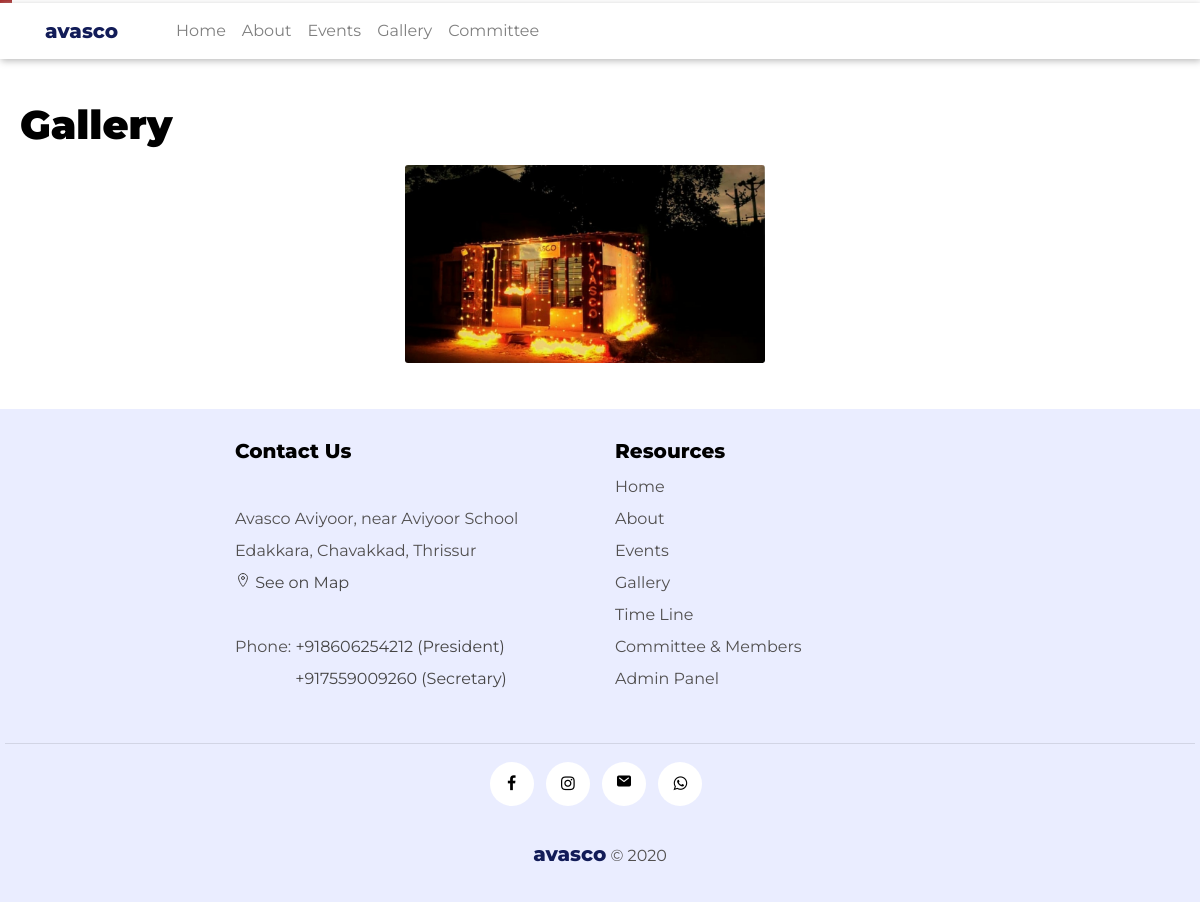
Page /gallery/ on the committed database.
### blog/models.py (models this page shows, shortened)
class Timeline(models.Model):
    title = models.CharField(max_length=100)
    year = models.IntegerField(default=2020)
    image = models.ImageField(upload_to = 'timeline_pics/', default='avasco.jpeg')
    content = models.TextField()

class Committee(models.Model):
    india_poster = models.ImageField(upload_to='committee_pics', null=True, blank=True)
    gcc_poster = models.ImageField(upload_to='committee_pics', null=True, blank=True)
    president = models.ForeignKey(Member,related_name="president", null=True,blank=True, on_delete= models.SET_NULL)
    secretary = models.ForeignKey(Member,related_name="secretary", null=True,blank=True, on_delete= models.SET_NULL)
    vice_president_1 = models.ForeignKey(Member,related_name="vice_president_1", null=True,blank=True, on_delete= models.SET_NULL)
    vice_president_2 = models.ForeignKey(Member,related_name="vice_president_2", null=True,blank=True, on_delete= models.SET_NULL)
    joint_secretary_1 = models.ForeignKey(Member,related_name="joint_secretary_1", null=True,blank=True, on_delete= models.SET_NULL)
    joint_secretary_2 = models.ForeignKey(Member,related_name="joint_secretary_2", null=True,blank=True, on_delete= models.SET_NULL)
    treasurer = models.ForeignKey(Member,related_name="treasurer", null=True,blank=True, on_delete= models.SET_NULL)
    executive_member_1 = models.ForeignKey(Member,related_name="executive_member_1", null=True,blank=True, on_delete= models.SET_NULL)
    executive_member_2 = models.ForeignKey(Member,related_name="executive_member_2", null=True,blank=True, on_delete= models.SET_NULL)
    executive_member_3= models.ForeignKey(Member,related_name="executive_member_3", null=True,blank=True, on_delete= models.SET_NULL)
    executive_member_4 = models.ForeignKey(Member,related_name="executive_member_4", null=True,blank=True, on_delete= models.SET_NULL)
    gcc_president = models.ForeignKey(Member,related_name="gcc_president", null=True,blank=True, on_delete= models.SET_NULL)
    gcc_secretary = models.ForeignKey(Member,related_name="gcc_secretary", null=True,blank=True, on_delete= models.SET_NULL)
    gcc_vice_president_1 = models.ForeignKey(Member,related_name="gcc_vice_president_1", null=True,blank=True, on_delete= models.SET_NULL)
    gcc_vice_president_2 = models.ForeignKey(Member,related_name="gcc_vice_president_2", null=True,blank=True, on_delete= models.SET_NULL)
    gcc_joint_secretary_1 = models.ForeignKey(Member,related_name="gcc_joint_secretary_1", null=True,blank=True, on_delete= models.SET_NULL)
    gcc_joint_secretary_2 = models.ForeignKey(Member,related_name="gcc_joint_secretary_2", null=True,blank=True, on_delete= models.SET_NULL)
    gcc_treasurer = models.ForeignKey(Member,related_name="gcc_treasurer", null=True,blank=True, on_delete= models.SET_NULL)
    gcc_executive_member_1 = models.ForeignKey(Member,related_name="gcc_executive_member_1", null=True,blank=True, on_delete= models.SET_NULL)
    gcc_executive_member_2 = models.ForeignKey(Member,related_name="gcc_executive_member_2", null=True,blank=True, on_delete= models.SET_NULL)
    gcc_executive_member_3= models.ForeignKey(Member,related_name="gcc_executive_member_3", null=True,blank=True, on_delete= models.SET_NULL)
    gcc_executive_member_4 = models.ForeignKey(Member,related_name="gcc_executive_member_4", null=True,blank=True, on_delete= models.SET_NULL)

class Member(models.Model):
    BLOOD_GROUP = ((1, "A+",), (2, "A-"), (3, "B+"), (4, "B-"),
               (5, "AB+"), (6, "AB-"), (7, "0+"), (8, "O-"), (9,"OTHERS"))
    SECTION = ((1,"INDIA"), (2,"GCC"))
    SEX = ((1,"Male"), (2,"Female"), (3,"Others") )
    name = models.CharField(max_length=40)
    image = models.ImageField(upload_to='member_pics/', default='accountdefault.jpg')
    avasco_id =  models.CharField("Avasco ID (if exists)", max_length=10,null=True, blank=True)
    blood_group = models.IntegerField(
        choices = BLOOD_GROUP,
        default = 9,null= True
        )
    sex = models.IntegerField(
        choices= SEX,
        default=1, null= True
    )
    email = models.EmailField(max_length=30, null= True, blank=True)
    phone_1_india = models. IntegerField("Indian Phone (if exists)",null=True, blank=True)
    phone_2_gcc = models.IntegerField("GCC Phone (if exists)",null=True, blank=True)
    section = models.IntegerField(
        choices= SECTION,
        default= 1, null= True
    )
    current_location = models.URLField( max_length=200, default= "https://maps.app.goo.gl/aSoSHUyyFsuMZMsB6",null=True, blank=True)
    country = models.CharField(max_length=20, default="India",null=True, blank=True)
    city = models.CharField(max_length=20, default="Thrissur",null=True, blank=True)
    place = models.CharField(max_length=30, default="Aviyoor, Edakkara P.O",null=True, blank=True)
    occupation_or_course = models.CharField("Occupation/Course", max_length=100, default="Student",null=True, blank=True)
    company_or_institution_name = models.CharField("Company/Institution Name", max_length=100,null=True, blank=True)
    company_or_institution_place = models.CharField("Company/Institution Place", max_length=100,null=True, blank=True)

### blog/views.py (the view)
# urls.py: path('gallery/', views.gallery, name='gallery'),
def gallery(request):
    posts = Post.objects.all()
    timelines = Timeline.objects.all()
    homepics = Homepic.objects.all()
    context = {
        'posts': posts,
        'timelines': timelines,
        'homepics': homepics,
        'title': 'Gallery'
    }
    return render(request, 'blog/gallery.html', context)

### blog/templatetags/custom_tags.py (called while the page is built)
@register.simple_tag
def president():
      president_no = Committee.objects.first().president.phone_1_india
      return  president_no

@register.simple_tag
def secretary():
      secretary_no = Committee.objects.first().secretary.phone_1_india
      return secretary_no

### blog/templates/blog/gallery.html (shortened to what this page needs)
{% extends "blog/base.html" %} {% load static %} {%block content%}
<legend class="page-title">Gallery</legend>
<div class="row card-group justify-content-center col-md-12">
{% for timeline in timelines %}
<figure class="col-md-4  justify-content-center">
  <a href="{{ timeline.image.url }}">
  <img
    class="card-img"
    src="{{ timeline.image.url }}"
    alt="{{timeline.title}}"
  /></a>
  </figure>
{% endfor %}
  </div>
</div>
{% endblock content%}

### blog/templates/blog/base.html (shortened to what this page needs)
{% load static %}  {% load custom_tags %}
<!DOCTYPE html>
<html lang="en">
<head>
  <link
    rel="stylesheet"
    href="https://stackpath.bootstrapcdn.com/bootstrap/4.5.0/css/bootstrap.min.css"
  />
  <link
    rel="stylesheet"
    href="https://cdnjs.cloudflare.com/ajax/libs/font-awesome/4.7.0/css/font-awesome.min.css"
  />
  <link href="/open-iconic/font/css/open-iconic-bootstrap.css" rel="stylesheet">
  <link
    rel="stylesheet"
    type="text/css"
    href="{% static 'blog/main.css' %}"
  />
</head>
<body>
  <header >
    <nav
      class="navbar navbar-expand-md navbar-light fixed-top"
      style="background-color: #ffffff;"
    >
   <div class="container">
        <a href="{% url 'blog-home'%}">
          <div class="title" style="color: #121c58;">avasco</div>
        </a>
        <div class="collapse navbar-collapse" id="navbarToggle">
          <div class="navbar-nav mr-auto">
            <a class="nav-item nav-link" href="{% url 'blog-home' %} "
              >Home</a
            >
            <a class="nav-item nav-link" href="{% url 'blog-about' %} "
              >About</a
            >
            <a class="nav-item nav-link" href="{% url 'posts' %}"
              >Events</a
            >
            <a class="nav-item nav-link" href="{% url 'gallery' %}"
              >Gallery</a
            >
            <a class="nav-item nav-link" href="{% url 'members' %}"
              >Committee</a
            >
          </div>
        </div>
      </div>
    </nav>
  </header>
<div class="page ">
  {% block content %}{% endblock %}
<footer style="padding: 30px 5px; background-color:#eaedff; line-height:2em;">
  <div class="container"  >
    <div class="row justify-content-center footer-text">
      <div class="col-md-4">
        <h5 class="footer-title" style="font-weight: 800;">Contact Us</h5>
        <br />
        Avasco Aviyoor, near Aviyoor School
        <br />
        Edakkara, Chavakkad, Thrissur
        <br>
        <a href="https://maps.app.goo.gl/aSoSHUyyFsuMZMsB6" style="color: rgb(70, 69, 69);"><ion-icon name="location-outline"></ion-icon> See on Map</a>
        <br /> <br />
        Phone: <a href="tel:{% president %}"  style="color: rgb(70, 69, 69);">+{% president %} (President)  </a>
        <br>  &emsp;&emsp;&emsp;&ensp; <a href="tel:{% secretary %}"  style="color: rgb(70, 69, 69);">+{% secretary %} (Secretary) </a>
        <br><br>
      </div>
      <div class="col-md-4">
        <h5 class="footer-title" style="font-weight: 800;">Resources</h5>
        <a class="footer-text" href="{% url 'blog-home'%}">Home</a>
        <br />
        <a class="footer-text" href="{% url 'blog-about' %}">About</a>
        <br />
        <a class="footer-text" href="{% url 'posts' %}">Events</a>
        <br />
        <a class="footer-text" href="{% url 'gallery' %}">Gallery</a>
        <br />
        <a class="footer-text" href="{% url 'timeline' %}">Time Line</a>
        <br />
        <a class="footer-text" href="{% url 'members' %}">Committee & Members</a>
        <br />
        <a class="footer-text" href="{% url 'admin:index' %}">Admin Panel</a>
      </div>
    </div>
  </div>
  <hr style="height: 2px; color: floralwhite;" />
  <div style="text-align: center;">
    <p class="social-icons">
        <a class="facebook" href="https://www.facebook.com/groups/AVSCO.2016/?ref=share"><i class="fa fa-facebook"></i></a>
        <a
          class="instagram"
          href="https://instagram.com/avascoaviyoor?igshid=zagdu0ghrwjp"
          ><i class="fa fa-instagram"></i
        ></a>
        <a
          class="instagram"
          href="mailto:avascoaviyoor@gmail.com"
          >
          <ion-icon name="mail" ></ion-icon>
        </a>
        <a class="whatsapp" href="http://wa.me/918606254212"><i class="fa fa-whatsapp"></i></a>
    </p>
  </div>
  <br>
  <div class="footer-text" style="text-align: center;">
    <a href="{% url 'blog-home'%}" class="title" style="color: #121c58; padding: 0px !important;">avasco</a>  © 2020
  </div>
</footer>
  </body>
</html>

### blog/static/blog/main.css (style rules this page uses)
body { background: #ffffff; color: #000000; margin-top: 55px; font-family: Montserrat; }
html, body { overflow-x: hidden; }
h1, h2, h3, h4, h5, h6 { color: #000000; }
a { text-decoration: none !important; color: black; }
nav { box-shadow: 1px 2px 7px #bbb; margin-top: 3px; }
.footer-text { color: rgb(0, 0, 0); font-weight: 500; }
.footer-text { color: rgb(82, 80, 80); font-weight: 400; }
.title { font-size: 20px; font-weight: 800; padding: 0px 50px 0px 0px; }
.page { padding: 30px 0px; }
.page-title { font-size: 40px; font-weight: 900; margin: 10px; color: black; padding-left: 10px; width: 100%; }
.social-icons { padding-left: 0; margin-bottom: 0; list-style: none; }
.social-icons a { background-color: white; color: black; font-size: 16px; display: inline-block; line-height: 44px; width: 44px; height: 44px; text-align: center; margin-right: 8px; border-radius: 100%; -webkit-transition: all 0.2s linear; -o-transition: all 0.2s linear; transition: all 0.2s linear; }

### rows in the picture
Timeline: image (picture)
Committee: president.phone_1_india "918606254212", secretary.phone_1_india "917559009260"
